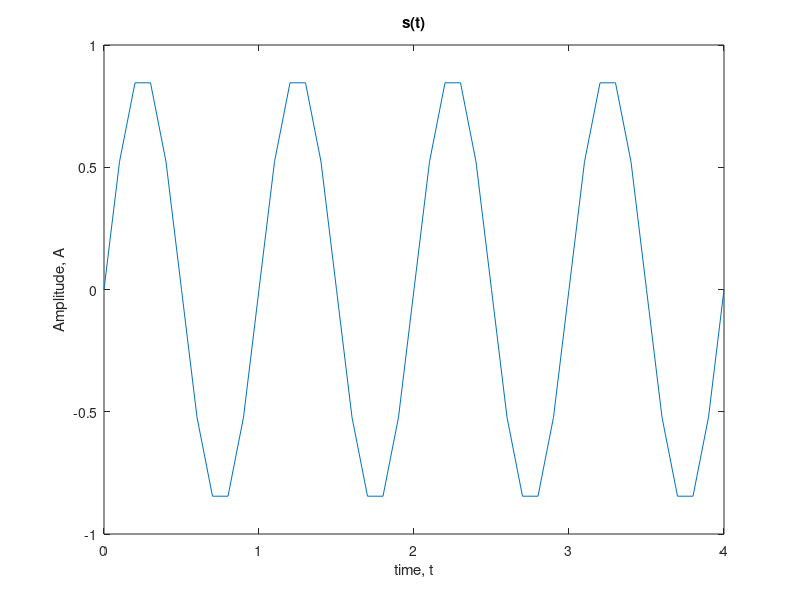

This figure's MATLAB source:
clc 
clear all 
close all
t = 0:0.1:4; 
n=1;
s = sin(2*pi*n*t); % generate signal
for n = 3:2:9
nt=n*t;
x=(sin(2*pi*nt))/n;
x=x+s;
end
plot(t,x); % plot signal
xlabel('time, t');
ylabel('Amplitude, A');
title('s(t)');